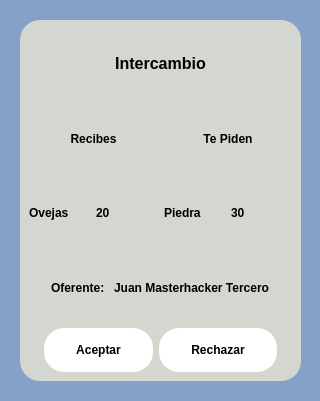
<?xml version="1.0" encoding="UTF-8"?>
<ui version="4.0">
 <class>Dialog</class>
 <widget class="QDialog" name="Dialog">
  <property name="geometry">
   <rect>
    <x>0</x>
    <y>0</y>
    <width>320</width>
    <height>401</height>
   </rect>
  </property>
  <property name="windowTitle">
   <string>Dialog</string>
  </property>
  <property name="styleSheet">
   <string notr="true">background-color: #85A1C8</string>
  </property>
  <widget class="QFrame" name="frame">
   <property name="geometry">
    <rect>
     <x>20</x>
     <y>20</y>
     <width>281</width>
     <height>361</height>
    </rect>
   </property>
   <property name="styleSheet">
    <string notr="true">background-color: #D3D7CF;
font-weight: bold;
border-radius: 20px;</string>
   </property>
   <property name="frameShape">
    <enum>QFrame::StyledPanel</enum>
   </property>
   <property name="frameShadow">
    <enum>QFrame::Raised</enum>
   </property>
   <layout class="QVBoxLayout" name="verticalLayout">
    <item>
     <widget class="QLabel" name="label">
      <property name="styleSheet">
       <string notr="true">
  border: none;
  color: black;
  padding: 15px 32px;
  text-align: center;
  text-decoration: none;
  display: inline-block;
  font-size: 16px;</string>
      </property>
      <property name="text">
       <string>Intercambio</string>
      </property>
      <property name="alignment">
       <set>Qt::AlignCenter</set>
      </property>
     </widget>
    </item>
    <item>
     <layout class="QHBoxLayout" name="horizontalLayout_6">
      <item>
       <widget class="QLabel" name="label_3">
        <property name="text">
         <string>Recibes</string>
        </property>
        <property name="alignment">
         <set>Qt::AlignCenter</set>
        </property>
       </widget>
      </item>
      <item>
       <widget class="QLabel" name="label_2">
        <property name="text">
         <string>Te Piden</string>
        </property>
        <property name="alignment">
         <set>Qt::AlignCenter</set>
        </property>
       </widget>
      </item>
     </layout>
    </item>
    <item>
     <layout class="QHBoxLayout" name="horizontalLayout_5">
      <item>
       <widget class="QLabel" name="materia_recibida">
        <property name="text">
         <string>Ovejas</string>
        </property>
       </widget>
      </item>
      <item>
       <widget class="QLabel" name="cantidad_materia_ofrecida">
        <property name="text">
         <string>20</string>
        </property>
       </widget>
      </item>
      <item>
       <widget class="QLabel" name="materia_pedida">
        <property name="text">
         <string>Piedra</string>
        </property>
       </widget>
      </item>
      <item>
       <widget class="QLabel" name="cantidad_materia_pedida">
        <property name="text">
         <string>30</string>
        </property>
       </widget>
      </item>
     </layout>
    </item>
    <item>
     <layout class="QHBoxLayout" name="horizontalLayout_4">
      <item>
       <spacer name="horizontalSpacer">
        <property name="orientation">
         <enum>Qt::Horizontal</enum>
        </property>
        <property name="sizeHint" stdset="0">
         <size>
          <width>40</width>
          <height>20</height>
         </size>
        </property>
       </spacer>
      </item>
      <item>
       <widget class="QLabel" name="label_4">
        <property name="text">
         <string>Oferente: </string>
        </property>
       </widget>
      </item>
      <item>
       <widget class="QLabel" name="label_9">
        <property name="text">
         <string>Juan Masterhacker Tercero</string>
        </property>
       </widget>
      </item>
      <item>
       <spacer name="horizontalSpacer_2">
        <property name="orientation">
         <enum>Qt::Horizontal</enum>
        </property>
        <property name="sizeHint" stdset="0">
         <size>
          <width>40</width>
          <height>20</height>
         </size>
        </property>
       </spacer>
      </item>
     </layout>
    </item>
    <item>
     <layout class="QHBoxLayout" name="horizontalLayout_2">
      <item>
       <spacer name="horizontalSpacer_3">
        <property name="orientation">
         <enum>Qt::Horizontal</enum>
        </property>
        <property name="sizeHint" stdset="0">
         <size>
          <width>40</width>
          <height>20</height>
         </size>
        </property>
       </spacer>
      </item>
      <item>
       <widget class="QPushButton" name="boton_aceptar">
        <property name="autoFillBackground">
         <bool>false</bool>
        </property>
        <property name="styleSheet">
         <string notr="true">  background-color: white;
  border: none;
  color: black;
  padding: 15px 32px;
  text-align: center;
  text-decoration: none;
  display: inline-block;
  font-size: 12px;</string>
        </property>
        <property name="text">
         <string>Aceptar</string>
        </property>
       </widget>
      </item>
      <item>
       <widget class="QPushButton" name="boton_rechazar">
        <property name="autoFillBackground">
         <bool>false</bool>
        </property>
        <property name="styleSheet">
         <string notr="true">  background-color: white;
  border: none;
  color: black;
  padding: 15px 32px;
  text-align: center;
  text-decoration: none;
  display: inline-block;
  font-size: 12px;</string>
        </property>
        <property name="text">
         <string>Rechazar</string>
        </property>
       </widget>
      </item>
      <item>
       <spacer name="horizontalSpacer_4">
        <property name="orientation">
         <enum>Qt::Horizontal</enum>
        </property>
        <property name="sizeHint" stdset="0">
         <size>
          <width>40</width>
          <height>20</height>
         </size>
        </property>
       </spacer>
      </item>
     </layout>
    </item>
   </layout>
  </widget>
 </widget>
 <resources/>
 <connections>
  <connection>
   <sender>boton_aceptar</sender>
   <signal>clicked()</signal>
   <receiver>Dialog</receiver>
   <slot>accept()</slot>
   <hints>
    <hint type="sourcelabel">
     <x>97</x>
     <y>339</y>
    </hint>
    <hint type="destinationlabel">
     <x>159</x>
     <y>200</y>
    </hint>
   </hints>
  </connection>
  <connection>
   <sender>boton_rechazar</sender>
   <signal>clicked()</signal>
   <receiver>Dialog</receiver>
   <slot>reject()</slot>
   <hints>
    <hint type="sourcelabel">
     <x>219</x>
     <y>339</y>
    </hint>
    <hint type="destinationlabel">
     <x>159</x>
     <y>200</y>
    </hint>
   </hints>
  </connection>
 </connections>
</ui>
